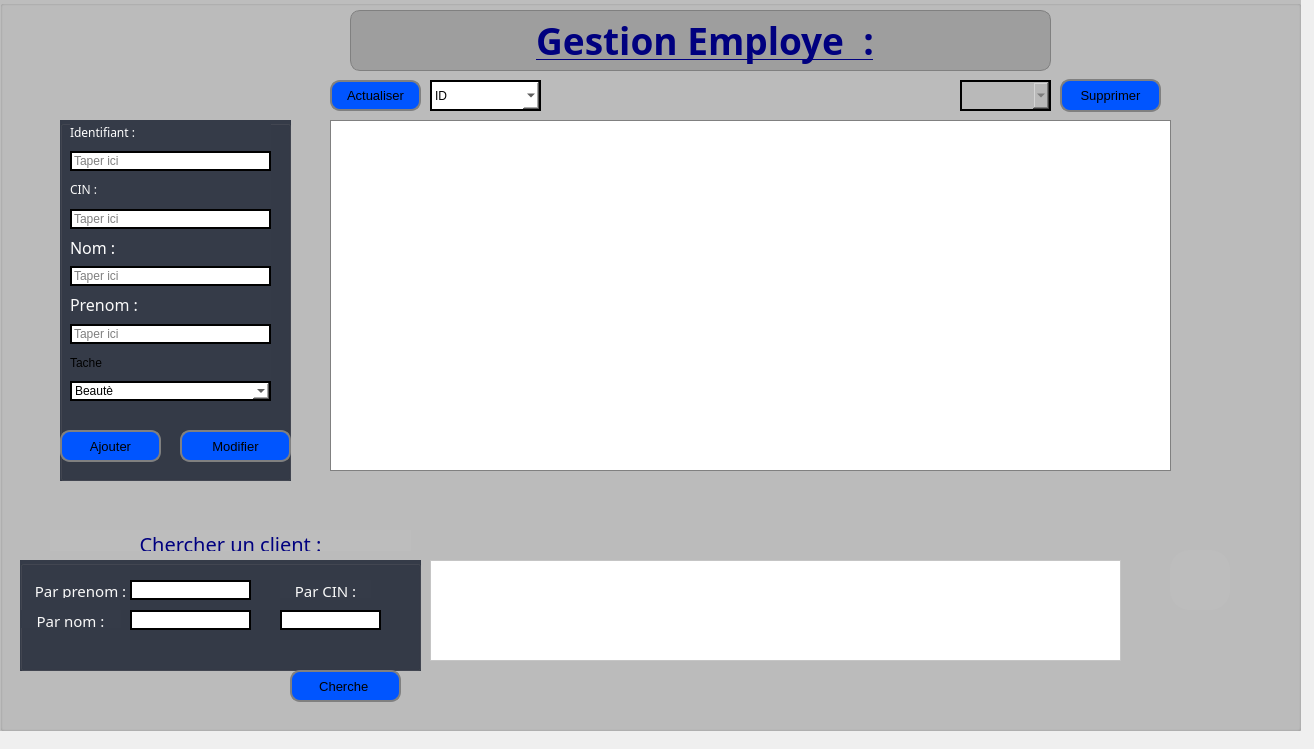
<?xml version="1.0" encoding="UTF-8"?>
<ui version="4.0">
 <class>Employe</class>
 <widget class="QDialog" name="Employe">
  <property name="geometry">
   <rect>
    <x>0</x>
    <y>0</y>
    <width>1314</width>
    <height>749</height>
   </rect>
  </property>
  <property name="windowTitle">
   <string>Dialog</string>
  </property>
  <widget class="QLineEdit" name="Sprenomtxt">
   <property name="geometry">
    <rect>
     <x>130</x>
     <y>610</y>
     <width>121</width>
     <height>20</height>
    </rect>
   </property>
   <property name="styleSheet">
    <string notr="true">


border-width :2px;
border-style :solid;
border-color: rgb(0, 0, 0);
background-color: rgb(255, 255, 255);

</string>
   </property>
  </widget>
  <widget class="QLineEdit" name="SCIN">
   <property name="geometry">
    <rect>
     <x>280</x>
     <y>610</y>
     <width>101</width>
     <height>20</height>
    </rect>
   </property>
   <property name="styleSheet">
    <string notr="true">


border-width :2px;
border-style :solid;
border-color: rgb(0, 0, 0);
background-color: rgb(255, 255, 255);

</string>
   </property>
  </widget>
  <widget class="QPushButton" name="pb_supprimer">
   <property name="geometry">
    <rect>
     <x>1060</x>
     <y>79</y>
     <width>101</width>
     <height>33</height>
    </rect>
   </property>
   <property name="maximumSize">
    <size>
     <width>16777215</width>
     <height>16777215</height>
    </size>
   </property>
   <property name="font">
    <font>
     <family>MS Shell Dlg 2</family>
     <pointsize>10</pointsize>
     <weight>9</weight>
     <italic>false</italic>
     <bold>false</bold>
    </font>
   </property>
   <property name="styleSheet">
    <string notr="true">QPushButton {

border:2px solid gray;
border-radius: 10px;
padding : 0 8px;
background-color: rgb(0, 85, 255);
font: 75 10pt &quot;MS Shell Dlg 2&quot;;


}
QPushButton:hover {background-color: rgb(0, 0, 127);color: rgb(255, 255, 255);  }</string>
   </property>
   <property name="text">
    <string>Supprimer</string>
   </property>
   <property name="icon">
    <iconset>
     <normaloff>:/images/RSC/unnamed.png</normaloff>:/images/RSC/unnamed.png</iconset>
   </property>
  </widget>
  <widget class="QComboBox" name="supptxt">
   <property name="geometry">
    <rect>
     <x>960</x>
     <y>80</y>
     <width>91</width>
     <height>31</height>
    </rect>
   </property>
   <property name="styleSheet">
    <string notr="true">
font: 75 10pt &quot;MS Shell Dlg 2&quot;;
font: 75 10pt &quot;MS Shell Dlg 2&quot;;

border-width :2px;
border-style :solid;
border-color: rgb(0, 0, 0);
background-color: rgb(185, 185, 185);
color: rgb(90, 90, 90);
</string>
   </property>
  </widget>
  <widget class="QTableView" name="tab">
   <property name="geometry">
    <rect>
     <x>330</x>
     <y>120</y>
     <width>841</width>
     <height>351</height>
    </rect>
   </property>
   <property name="font">
    <font>
     <family>Arial Black</family>
     <pointsize>8</pointsize>
     <weight>75</weight>
     <bold>true</bold>
    </font>
   </property>
   <property name="cursor" stdset="0">
    <cursorShape>CrossCursor</cursorShape>
   </property>
   <property name="autoFillBackground">
    <bool>true</bool>
   </property>
   <property name="styleSheet">
    <string notr="true">border:1px solid gray;
background-color: rgb(255, 255, 255);

</string>
   </property>
   <property name="frameShape">
    <enum>QFrame::StyledPanel</enum>
   </property>
   <property name="frameShadow">
    <enum>QFrame::Sunken</enum>
   </property>
   <property name="lineWidth">
    <number>8</number>
   </property>
   <property name="alternatingRowColors">
    <bool>true</bool>
   </property>
   <property name="showGrid">
    <bool>true</bool>
   </property>
   <property name="gridStyle">
    <enum>Qt::SolidLine</enum>
   </property>
   <attribute name="horizontalHeaderCascadingSectionResizes">
    <bool>false</bool>
   </attribute>
   <attribute name="horizontalHeaderDefaultSectionSize">
    <number>100</number>
   </attribute>
  </widget>
  <widget class="QLabel" name="label_17">
   <property name="geometry">
    <rect>
     <x>350</x>
     <y>10</y>
     <width>701</width>
     <height>61</height>
    </rect>
   </property>
   <property name="font">
    <font>
     <family>Bahnschrift Condensed</family>
     <pointsize>26</pointsize>
     <italic>false</italic>
     <underline>true</underline>
    </font>
   </property>
   <property name="cursor">
    <cursorShape>ArrowCursor</cursorShape>
   </property>
   <property name="layoutDirection">
    <enum>Qt::LeftToRight</enum>
   </property>
   <property name="autoFillBackground">
    <bool>false</bool>
   </property>
   <property name="styleSheet">
    <string notr="true">border:1px solid gray;
border-radius: 10px;
padding : 0 8px;
background-color: rgb(158, 158, 158);</string>
   </property>
   <property name="frameShape">
    <enum>QFrame::StyledPanel</enum>
   </property>
   <property name="frameShadow">
    <enum>QFrame::Plain</enum>
   </property>
   <property name="lineWidth">
    <number>5</number>
   </property>
   <property name="midLineWidth">
    <number>5</number>
   </property>
   <property name="text">
    <string>&lt;!DOCTYPE HTML PUBLIC &quot;-//W3C//DTD HTML 4.0//EN&quot; &quot;http://www.w3.org/TR/REC-html40/strict.dtd&quot;&gt;
&lt;html&gt;&lt;head&gt;&lt;meta name=&quot;qrichtext&quot; content=&quot;1&quot; /&gt;&lt;style type=&quot;text/css&quot;&gt;
p, li { white-space: pre-wrap; }
&lt;/style&gt;&lt;/head&gt;&lt;body style=&quot; font-family:'Bahnschrift Condensed'; font-size:26pt; font-weight:400; font-style:normal;&quot;&gt;
&lt;p align=&quot;center&quot; style=&quot; margin-top:12px; margin-bottom:12px; margin-left:0px; margin-right:0px; -qt-block-indent:0; text-indent:0px;&quot;&gt;&lt;span style=&quot; font-family:'Bahnschrift'; font-size:28pt; font-weight:600; color:#00007f;&quot;&gt;Gestion Employe  :&lt;/span&gt;&lt;/p&gt;&lt;/body&gt;&lt;/html&gt;</string>
   </property>
   <property name="textFormat">
    <enum>Qt::AutoText</enum>
   </property>
   <property name="scaledContents">
    <bool>false</bool>
   </property>
   <property name="wordWrap">
    <bool>false</bool>
   </property>
   <property name="openExternalLinks">
    <bool>false</bool>
   </property>
  </widget>
  <widget class="QGroupBox" name="groupBox_2">
   <property name="geometry">
    <rect>
     <x>0</x>
     <y>0</y>
     <width>1301</width>
     <height>731</height>
    </rect>
   </property>
   <property name="styleSheet">
    <string notr="true"> background-color: rgb(189, 189, 189);


</string>
   </property>
   <property name="title">
    <string/>
   </property>
   <widget class="QLabel" name="label_59">
    <property name="geometry">
     <rect>
      <x>50</x>
      <y>530</y>
      <width>361</width>
      <height>21</height>
     </rect>
    </property>
    <property name="font">
     <font>
      <family>Bahnschrift</family>
      <pointsize>26</pointsize>
     </font>
    </property>
    <property name="text">
     <string>&lt;html&gt;&lt;head/&gt;&lt;body&gt;&lt;p align=&quot;center&quot;&gt;&lt;span style=&quot; font-size:15pt; color:#00007f;&quot;&gt;Chercher un client :&lt;/span&gt;&lt;/p&gt;&lt;/body&gt;&lt;/html&gt;</string>
    </property>
   </widget>
   <widget class="QGroupBox" name="groupBox_9">
    <property name="geometry">
     <rect>
      <x>20</x>
      <y>560</y>
      <width>401</width>
      <height>111</height>
     </rect>
    </property>
    <property name="styleSheet">
     <string notr="true">background-color: #353b48;</string>
    </property>
    <property name="title">
     <string/>
    </property>
    <widget class="QLabel" name="label_60">
     <property name="geometry">
      <rect>
       <x>260</x>
       <y>20</y>
       <width>91</width>
       <height>18</height>
      </rect>
     </property>
     <property name="font">
      <font>
       <family>Arial Rounded MT Bold</family>
       <pointsize>9</pointsize>
       <weight>50</weight>
       <italic>false</italic>
       <bold>false</bold>
      </font>
     </property>
     <property name="styleSheet">
      <string notr="true">color: rgb(255, 255, 255);
font: 9pt &quot;Arial Rounded MT Bold&quot;;</string>
     </property>
     <property name="text">
      <string>&lt;html&gt;&lt;head/&gt;&lt;body&gt;&lt;p align=&quot;center&quot;&gt;&lt;span style=&quot; font-size:11pt; color:#f9f9f9;&quot;&gt;Par CIN :&lt;/span&gt;&lt;/p&gt;&lt;/body&gt;&lt;/html&gt;</string>
     </property>
    </widget>
    <widget class="QLabel" name="label_61">
     <property name="geometry">
      <rect>
       <x>0</x>
       <y>50</y>
       <width>101</width>
       <height>18</height>
      </rect>
     </property>
     <property name="font">
      <font>
       <family>Arial Rounded MT Bold</family>
       <pointsize>9</pointsize>
       <weight>50</weight>
       <italic>false</italic>
       <bold>false</bold>
      </font>
     </property>
     <property name="styleSheet">
      <string notr="true">color: rgb(255, 255, 255);
font: 9pt &quot;Arial Rounded MT Bold&quot;;</string>
     </property>
     <property name="text">
      <string>&lt;html&gt;&lt;head/&gt;&lt;body&gt;&lt;p align=&quot;center&quot;&gt;&lt;span style=&quot; font-size:11pt; color:#f9f9f9;&quot;&gt;Par nom :&lt;/span&gt;&lt;/p&gt;&lt;/body&gt;&lt;/html&gt;</string>
     </property>
    </widget>
    <widget class="QLabel" name="label_62">
     <property name="geometry">
      <rect>
       <x>10</x>
       <y>20</y>
       <width>101</width>
       <height>18</height>
      </rect>
     </property>
     <property name="font">
      <font>
       <family>Arial Rounded MT Bold</family>
       <pointsize>9</pointsize>
       <weight>50</weight>
       <italic>false</italic>
       <bold>false</bold>
      </font>
     </property>
     <property name="styleSheet">
      <string notr="true">color: rgb(255, 255, 255);
font: 9pt &quot;Arial Rounded MT Bold&quot;;</string>
     </property>
     <property name="text">
      <string>&lt;html&gt;&lt;head/&gt;&lt;body&gt;&lt;p align=&quot;center&quot;&gt;&lt;span style=&quot; font-size:11pt; color:#f9f9f9;&quot;&gt;Par prenom :&lt;/span&gt;&lt;/p&gt;&lt;/body&gt;&lt;/html&gt;</string>
     </property>
    </widget>
   </widget>
   <widget class="QPushButton" name="pushButton_5">
    <property name="geometry">
     <rect>
      <x>1170</x>
      <y>550</y>
      <width>60</width>
      <height>60</height>
     </rect>
    </property>
    <property name="styleSheet">
     <string notr="true">

border-radius: 20px;
padding : 0 8px;
 background-color: rgb(189, 189, 189);
font: 75 10pt &quot;MS Shell Dlg 2&quot;;</string>
    </property>
    <property name="text">
     <string/>
    </property>
    <property name="icon">
     <iconset>
      <normaloff>:/images/RSC/msg.png</normaloff>:/images/RSC/msg.png</iconset>
    </property>
    <property name="iconSize">
     <size>
      <width>60</width>
      <height>60</height>
     </size>
    </property>
   </widget>
   <widget class="QGroupBox" name="groupBox_10">
    <property name="geometry">
     <rect>
      <x>60</x>
      <y>120</y>
      <width>231</width>
      <height>361</height>
     </rect>
    </property>
    <property name="styleSheet">
     <string notr="true">background-color: #353b48;</string>
    </property>
    <property name="title">
     <string/>
    </property>
    <widget class="QWidget" name="layoutWidget_5">
     <property name="geometry">
      <rect>
       <x>10</x>
       <y>0</y>
       <width>201</width>
       <height>281</height>
      </rect>
     </property>
     <layout class="QGridLayout" name="gridLayout_9">
      <item row="4" column="0">
       <widget class="QLabel" name="label_6">
        <property name="font">
         <font>
          <family>Arial Rounded MT Bold</family>
          <pointsize>12</pointsize>
          <weight>50</weight>
          <italic>false</italic>
          <bold>false</bold>
         </font>
        </property>
        <property name="styleSheet">
         <string notr="true">color: rgb(255, 255, 255);
font: 12pt &quot;Arial Rounded MT Bold&quot;;</string>
        </property>
        <property name="text">
         <string>&lt;html&gt;&lt;head/&gt;&lt;body&gt;&lt;p&gt;&lt;span &gt;Nom :&lt;/span&gt;&lt;/p&gt;&lt;/body&gt;&lt;/html&gt;</string>
        </property>
       </widget>
      </item>
      <item row="8" column="0">
       <widget class="QLabel" name="label_67">
        <property name="text">
         <string>Tache</string>
        </property>
       </widget>
      </item>
      <item row="7" column="0">
       <widget class="QLineEdit" name="prenomtxt">
        <property name="styleSheet">
         <string notr="true">


border-width :2px;
border-style :solid;
border-color: rgb(0, 0, 0);
background-color: rgb(255, 255, 255);

</string>
        </property>
        <property name="placeholderText">
         <string>Taper ici</string>
        </property>
       </widget>
      </item>
      <item row="0" column="0">
       <widget class="QLabel" name="titleid_5">
        <property name="enabled">
         <bool>false</bool>
        </property>
        <property name="font">
         <font>
          <family>Arial Rounded MT Bold</family>
          <pointsize>9</pointsize>
          <weight>50</weight>
          <italic>false</italic>
          <bold>false</bold>
         </font>
        </property>
        <property name="styleSheet">
         <string notr="true">color: rgb(255, 255, 255);
font: 9pt &quot;Arial Rounded MT Bold&quot;;</string>
        </property>
        <property name="text">
         <string>&lt;html&gt;&lt;head/&gt;&lt;body&gt;&lt;p&gt;&lt;span &gt;Identifiant :&lt;/span&gt;&lt;/p&gt;&lt;/body&gt;&lt;/html&gt;</string>
        </property>
       </widget>
      </item>
      <item row="9" column="0">
       <widget class="QComboBox" name="roletxt">
        <property name="styleSheet">
         <string notr="true">


border-width :2px;
border-style :solid;
border-color: rgb(0, 0, 0);
background-color: rgb(255, 255, 255);

</string>
        </property>
        <item>
         <property name="text">
          <string>Beautè</string>
         </property>
        </item>
        <item>
         <property name="text">
          <string>Marketing</string>
         </property>
        </item>
        <item>
         <property name="text">
          <string>Location</string>
         </property>
        </item>
        <item>
         <property name="text">
          <string>Organisation </string>
         </property>
        </item>
       </widget>
      </item>
      <item row="2" column="0">
       <widget class="QLabel" name="label_65">
        <property name="font">
         <font>
          <family>Arial Rounded MT Bold</family>
          <pointsize>9</pointsize>
          <weight>50</weight>
          <italic>false</italic>
          <bold>false</bold>
         </font>
        </property>
        <property name="styleSheet">
         <string notr="true">color: rgb(255, 255, 255);
font: 9pt &quot;Arial Rounded MT Bold&quot;;</string>
        </property>
        <property name="text">
         <string>&lt;html&gt;&lt;head/&gt;&lt;body&gt;&lt;p&gt;&lt;span style=&quot; color:#f9f9f9;&quot;&gt;CIN :&lt;/span&gt;&lt;/p&gt;&lt;/body&gt;&lt;/html&gt;</string>
        </property>
       </widget>
      </item>
      <item row="3" column="0">
       <widget class="QLineEdit" name="cintxt">
        <property name="styleSheet">
         <string notr="true">


border-width :2px;
border-style :solid;
border-color: rgb(0, 0, 0);
background-color: rgb(255, 255, 255);

</string>
        </property>
        <property name="placeholderText">
         <string>Taper ici</string>
        </property>
       </widget>
      </item>
      <item row="6" column="0">
       <widget class="QLabel" name="label_63">
        <property name="font">
         <font>
          <family>Arial Rounded MT Bold</family>
          <pointsize>12</pointsize>
          <weight>50</weight>
          <italic>false</italic>
          <bold>false</bold>
         </font>
        </property>
        <property name="styleSheet">
         <string notr="true">color: rgb(255, 255, 255);
font: 12pt &quot;Arial Rounded MT Bold&quot;;</string>
        </property>
        <property name="text">
         <string>&lt;html&gt;&lt;head/&gt;&lt;body&gt;&lt;p&gt;&lt;span style=&quot; color:#f9f9f9;&quot;&gt;Prenom :&lt;/span&gt;&lt;/p&gt;&lt;/body&gt;&lt;/html&gt;</string>
        </property>
       </widget>
      </item>
      <item row="5" column="0">
       <widget class="QLineEdit" name="nomtxt">
        <property name="styleSheet">
         <string notr="true">


border-width :2px;
border-style :solid;
border-color: rgb(0, 0, 0);
background-color: rgb(255, 255, 255);

</string>
        </property>
        <property name="text">
         <string/>
        </property>
        <property name="placeholderText">
         <string>Taper ici</string>
        </property>
       </widget>
      </item>
      <item row="1" column="0">
       <widget class="QLineEdit" name="idtxt">
        <property name="styleSheet">
         <string notr="true">


border-width :2px;
border-style :solid;
border-color: rgb(0, 0, 0);
background-color: rgb(255, 255, 255);

</string>
        </property>
        <property name="placeholderText">
         <string>Taper ici</string>
        </property>
       </widget>
      </item>
     </layout>
    </widget>
    <widget class="QPushButton" name="pb_ok">
     <property name="geometry">
      <rect>
       <x>0</x>
       <y>310</y>
       <width>101</width>
       <height>32</height>
      </rect>
     </property>
     <property name="font">
      <font>
       <family>MS Shell Dlg 2</family>
       <pointsize>10</pointsize>
       <weight>9</weight>
       <italic>false</italic>
       <bold>false</bold>
      </font>
     </property>
     <property name="styleSheet">
      <string notr="true">QPushButton {

border:2px solid gray;
border-radius: 10px;
padding : 0 8px;
background-color: rgb(0, 85, 255);
font: 75 10pt &quot;MS Shell Dlg 2&quot;;


}
QPushButton:hover {background-color: rgb(0, 0, 127);color: rgb(255, 255, 255);  }</string>
     </property>
     <property name="text">
      <string>Ajouter</string>
     </property>
     <property name="icon">
      <iconset>
       <normaloff>:/images/RSC/unnamed (1).png</normaloff>:/images/RSC/unnamed (1).png</iconset>
     </property>
    </widget>
   </widget>
   <widget class="QPushButton" name="pb_actualiser_5">
    <property name="geometry">
     <rect>
      <x>330</x>
      <y>80</y>
      <width>91</width>
      <height>31</height>
     </rect>
    </property>
    <property name="minimumSize">
     <size>
      <width>0</width>
      <height>31</height>
     </size>
    </property>
    <property name="font">
     <font>
      <family>MS Shell Dlg 2</family>
      <pointsize>10</pointsize>
      <weight>9</weight>
      <italic>false</italic>
      <bold>false</bold>
     </font>
    </property>
    <property name="toolTip">
     <string>&lt;html&gt;&lt;head/&gt;&lt;body&gt;&lt;p&gt;&lt;br/&gt;&lt;/p&gt;&lt;/body&gt;&lt;/html&gt;</string>
    </property>
    <property name="styleSheet">
     <string notr="true">QPushButton {

border:2px solid gray;
border-radius: 10px;
padding : 0 8px;
background-color: rgb(0, 85, 255);
font: 75 10pt &quot;MS Shell Dlg 2&quot;;


}
QPushButton:hover {background-color: rgb(0, 0, 127);color: rgb(255, 255, 255);  }</string>
    </property>
    <property name="text">
     <string>Actualiser</string>
    </property>
    <property name="icon">
     <iconset>
      <normaloff>:/RSC/RSC/unnamed (1).png</normaloff>:/RSC/RSC/unnamed (1).png</iconset>
    </property>
    <property name="iconSize">
     <size>
      <width>18</width>
      <height>18</height>
     </size>
    </property>
   </widget>
   <widget class="QPushButton" name="pb_modifierp_6">
    <property name="geometry">
     <rect>
      <x>290</x>
      <y>670</y>
      <width>111</width>
      <height>32</height>
     </rect>
    </property>
    <property name="font">
     <font>
      <family>MS Shell Dlg 2</family>
      <pointsize>10</pointsize>
      <weight>9</weight>
      <italic>false</italic>
      <bold>false</bold>
     </font>
    </property>
    <property name="styleSheet">
     <string notr="true">QPushButton {

border:2px solid gray;
border-radius: 10px;
padding : 0 8px;
background-color: rgb(0, 85, 255);
font: 75 10pt &quot;MS Shell Dlg 2&quot;;


}
QPushButton:hover {background-color: rgb(0, 0, 127);color: rgb(255, 255, 255);  }</string>
    </property>
    <property name="text">
     <string>Cherche </string>
    </property>
    <property name="icon">
     <iconset>
      <normaloff>:/images/RSC/edit.png</normaloff>:/images/RSC/edit.png</iconset>
    </property>
    <property name="iconSize">
     <size>
      <width>18</width>
      <height>18</height>
     </size>
    </property>
   </widget>
   <widget class="QComboBox" name="tri">
    <property name="geometry">
     <rect>
      <x>430</x>
      <y>80</y>
      <width>111</width>
      <height>31</height>
     </rect>
    </property>
    <property name="styleSheet">
     <string notr="true">


border-width :2px;
border-style :solid;
border-color: rgb(0, 0, 0);
background-color: rgb(255, 255, 255);

</string>
    </property>
    <item>
     <property name="text">
      <string>ID</string>
     </property>
    </item>
    <item>
     <property name="text">
      <string>PRENOM</string>
     </property>
    </item>
    <item>
     <property name="text">
      <string>ROLE</string>
     </property>
    </item>
   </widget>
   <zorder>label_59</zorder>
   <zorder>pushButton_5</zorder>
   <zorder>groupBox_10</zorder>
   <zorder>pb_actualiser_5</zorder>
   <zorder>groupBox_9</zorder>
   <zorder>pb_modifierp_6</zorder>
   <zorder>tri</zorder>
  </widget>
  <widget class="QLineEdit" name="Snomtxt">
   <property name="geometry">
    <rect>
     <x>130</x>
     <y>580</y>
     <width>121</width>
     <height>20</height>
    </rect>
   </property>
   <property name="styleSheet">
    <string notr="true">


border-width :2px;
border-style :solid;
border-color: rgb(0, 0, 0);
background-color: rgb(255, 255, 255);

</string>
   </property>
  </widget>
  <widget class="QTableView" name="Stab">
   <property name="geometry">
    <rect>
     <x>430</x>
     <y>560</y>
     <width>691</width>
     <height>101</height>
    </rect>
   </property>
   <property name="styleSheet">
    <string notr="true">background-color: rgb(255, 255, 255);</string>
   </property>
  </widget>
  <widget class="QPushButton" name="pb_modifierp_5">
   <property name="geometry">
    <rect>
     <x>180</x>
     <y>430</y>
     <width>111</width>
     <height>32</height>
    </rect>
   </property>
   <property name="font">
    <font>
     <family>MS Shell Dlg 2</family>
     <pointsize>10</pointsize>
     <weight>9</weight>
     <italic>false</italic>
     <bold>false</bold>
    </font>
   </property>
   <property name="styleSheet">
    <string notr="true">QPushButton {

border:2px solid gray;
border-radius: 10px;
padding : 0 8px;
background-color: rgb(0, 85, 255);
font: 75 10pt &quot;MS Shell Dlg 2&quot;;


}
QPushButton:hover {background-color: rgb(0, 0, 127);color: rgb(255, 255, 255);  }</string>
   </property>
   <property name="text">
    <string>Modifier</string>
   </property>
   <property name="icon">
    <iconset>
     <normaloff>:/images/RSC/edit.png</normaloff>:/images/RSC/edit.png</iconset>
   </property>
   <property name="iconSize">
    <size>
     <width>18</width>
     <height>18</height>
    </size>
   </property>
  </widget>
  <zorder>groupBox_2</zorder>
  <zorder>Sprenomtxt</zorder>
  <zorder>SCIN</zorder>
  <zorder>pb_supprimer</zorder>
  <zorder>supptxt</zorder>
  <zorder>tab</zorder>
  <zorder>label_17</zorder>
  <zorder>Snomtxt</zorder>
  <zorder>Stab</zorder>
  <zorder>pb_modifierp_5</zorder>
 </widget>
 <resources/>
 <connections/>
</ui>
